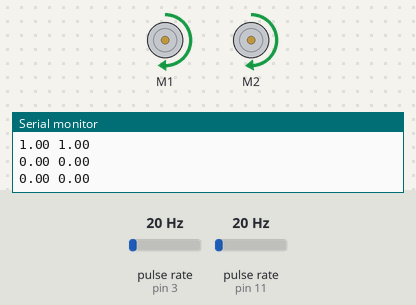
The sketch below on a simulated Arduino Uno, built with avr-gcc and run on an emulated ATmega328P. On the bench: 2 × DC motor (green arrow = forward, orange = backward, longer = faster), the last lines printed to the serial monitor. Wiring (inferred from the names in the program): 2 × pulse sensor: data pin 3 / data pin 11. Inputs (shaded band) come from the test bench; at power-on: pulse rate (sensors on pin 3, pin 11) 20 Hz.

Above: at 1.2 s.
1.3 s: pulse rate (sensor on pin 3) set to 4 Hz
4.3 s: pulse rate (sensor on pin 11) set to 196 Hz
6.6 s: pulse rate (sensor on pin 11) set to 50 Hz
At 6.83 s:
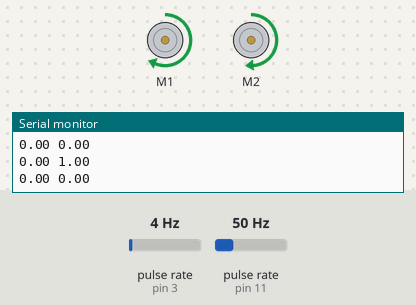
9.6 s: pulse rate (sensor on pin 11) set to 100 Hz
At 12.0 s:
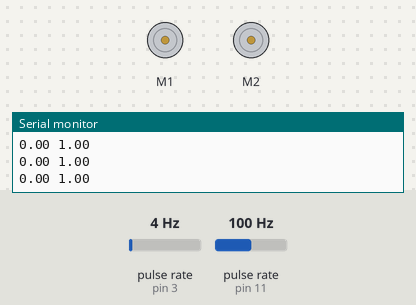
12.6 s: pulse rate (sensor on pin 3) set to 50 Hz
At 13.13 s:
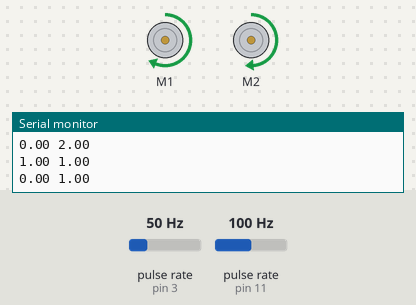
15.6 s: pulse rate (sensor on pin 3) set to 150 Hz
Timing chart, 0 to 19.6 s (numbered marks = the images above; inputs shaded):
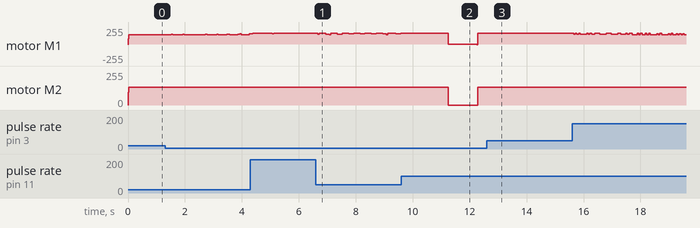

Measured:
- after the input at 6.6 s, motor M2: stays forward 133/255 (without the input it goes to stopped after 1.6 s)
- after the input at 9.6 s, motor M2: forward 133/255 → stopped after 1.6 s, → forward 133/255 1.0 s later
- after the input at 12.6 s, motor M1: alternates forward 162/255 for 0.20 s and forward 161/255 for 0.17 s, 6 changes in all, then stays forward 162/255, starting after 0.42 s

The sketch:

PIDController_v4.0.ino
```cpp
//optimal voltage is 6.29
//First stable: 2.0 0.45 0.7
//Second stable: 1.75 0.45 0.8
//Try Kp = 30, 15 or 45 or 60 => whichever yields the least oscillation/ vibration. narrow down the scale both way.
//Kd is suppose to dampen the oscillation (smaller sways during the oscillation
//Kp is optional for strong reflex

#include <EnableInterrupt.h>
#include "DualVNH5019MotorShield.h"
#include <PID_v1.h>

//motor 1 on the right
//motor 2 on the left
int encoder1A = 3;
int encoder1B = 5;
int encoder2A = 11;
int encoder2B = 13;

double circumference = PI * 6;
double distance_cm; //distance in cm that the robot need to move
double speed1, speed2;
double currentTick1, currentTick2, oldTick1, oldTick2;

volatile long tick1 = 0;
volatile long tick2 = 0;
long ticks_moved = 0;

char c; //var to hold command sent via Serial.
bool PIDcontrollerFlag = false; // by default, PID is not called.

DualVNH5019MotorShield md;
PID PIDControl(&currentTick1, &speed1, &currentTick2, 25 ,5,0, DIRECT);
/*
 * =================================================
 * PID Theory:
 * Kp: Proportional term, decide how fast and how strong the system response to a change. System should be in an oscillating state (turn left and right and left)
 * Kd: Differential term, decide how dampen the oscillation will be. Higher = more dampened
 * Ki: How strong the response is if error is accumulated. (hard turn in extreme case)
 * -------------------------------------------------
 * Differential PID with Master Slave configuration:
 * Master: Stable, slower Motor
 * Slave: Unstable, faster motor
 * We feed a speed into the system, then measure the actual speed of both motor.
 * We then calculate the error in this speed and
 * calculate the PID adjustment to be feed back so the error is balanced out.
 * Here, we want to control the speed of unstable motor (1) so that it is as close and stable to stable motor (2)'s speed.
 * We feedback to the system as PWM speed (speed1) of the unstable motor 1.
 * ===================================================
 */
void setup() {
  Serial.begin(9600);
  //Serial.println("Connected");
  md.init();
  //Attach interrupts
  pinMode(encoder1A,INPUT);
  enableInterrupt(encoder1A, E1_Pos, RISING);
  pinMode(encoder2A,INPUT);
  enableInterrupt(encoder2A, E2_Pos, RISING);
  currentTick1 = currentTick2 = oldTick1 = oldTick2 = 0;
}

void loop() {
   moveForward(30);
   delay(1000);

}

/*
 * ===================================
 * Motion Control
 * ===================================
 */
 //Method to move straight with easy PID
void moveForward(){

   tick1 = tick2 = 0;
   currentTick1 = currentTick2 = 0;
   oldTick1 = oldTick2 = 0;
   speed1 = speed2 = 220;
   md.setSpeeds(speed1,speed2);
   delay(50);
   oldTick1 = (double)tick1;
   oldTick2 = (double)tick2;
   PIDControl.SetSampleTime(50);
   PIDControl.SetMode(AUTOMATIC);

   while(1){
    currentTick1 = tick1 - oldTick1;
    currentTick2 = tick2 - oldTick2;
    Serial.print(currentTick1);
    Serial.print(" "); Serial.println(currentTick2);
    bool yes = PIDControl.Compute();
    md.setSpeeds(speed1, speed2);
    oldTick2 += currentTick2;
    oldTick1 += currentTick1;
    //oldTick2 = tick2;
    //oldTick1 = tick1;
   }

}
//Method to move straight with a stipiulated distance.
void moveForward(double distance_cm){
  //Calculate the amount of motor ticks needed to reach the distance
   double target_tick = distanceToTicks(distance_cm);
   double tick_travelled = 0;
   bool yes;

   if(target_tick<0) return;

   // Init values
   tick1 = tick2 = 0; //encoder's ticks (constantly increased when the program is running due to interrupt)
   currentTick1 = currentTick2 = 0; //ticks that we are used to calculate PID. Ticks at the current sampling of PIDController
   oldTick1 = oldTick2 = 0; //All ticks accumulated until the current PIDController is called.
   speed1 = speed2 = 210; //Speed in PWM of the system.

   //Implementing gradual acceleration to remove jerks
   for (int j = 0; j < speed2; j+=50){
     md.setSpeeds(j-20,j);
     delay(5);
   }

   //Set Final ideal speed and accomodate for the ticks we used in acceleration
   md.setSpeeds(speed1,speed2);
   tick_travelled = (double)tick2;

   //All ticks accumulated until now is reflected in the encoder's ticks
   oldTick1 = (double)tick1;
   oldTick2 = (double)tick2;

   //PID stuffs
   PIDControl.SetSampleTime(50); //Controller is called every 50ms
   PIDControl.SetMode(AUTOMATIC); //Controller is invoked automatically.

   while(tick_travelled < target_tick){
    // if not reach destination ticks yet
    currentTick1 = tick1 - oldTick1; //calculate the ticks travelled in this sample interval of 50ms
    currentTick2 = tick2 - oldTick2;

    Serial.print(currentTick1); //for debug
    Serial.print(" "); Serial.println(currentTick2);

    yes = PIDControl.Compute(); //return 1 if PID compute something, else will return 0;
    speed1 = max(speed1, 215);
    md.setSpeeds(speed1, speed2); //adjusting speed based on computed PID (PID compute new speed1)

    oldTick2 += currentTick2; //update ticks
    oldTick1 += currentTick1;
    tick_travelled += currentTick2;
    //oldTick2 = tick2;
    //oldTick1 = tick1;
   }
   //gradual breaking once destination is reached to preven jerking
   md.setBrakes(100,100);
   delay(2.5);
   md.setBrakes(200,200);
   delay(2.5);
   md.setBrakes(400,400);
   delay(2.5);

}


/*
 * ===============================
 * Conversion methods for motors
 * ===============================
 */

double distanceToTicks(double distance){
  return ((0.95*distance) * 562.25)/circumference;
}

double rpmToPWM_1(double RPM){
  double pwmMotor1 = 2.7037*(RPM) - 21.27;
  return pwmMotor1;
}

double rpmToPWM_2(double RPM){
  double pwmMotor2 = 2.6872*RPM + 44.236;
  return pwmMotor2;
}

/* ==========================
 * Interrupt Service Routines
 * ==========================
 */
void E1_Pos(){
  tick1++;
}

void E2_Pos(){
  tick2++;
}

/*
 * ============================
 * Sensors
 * ============================
 */
```
